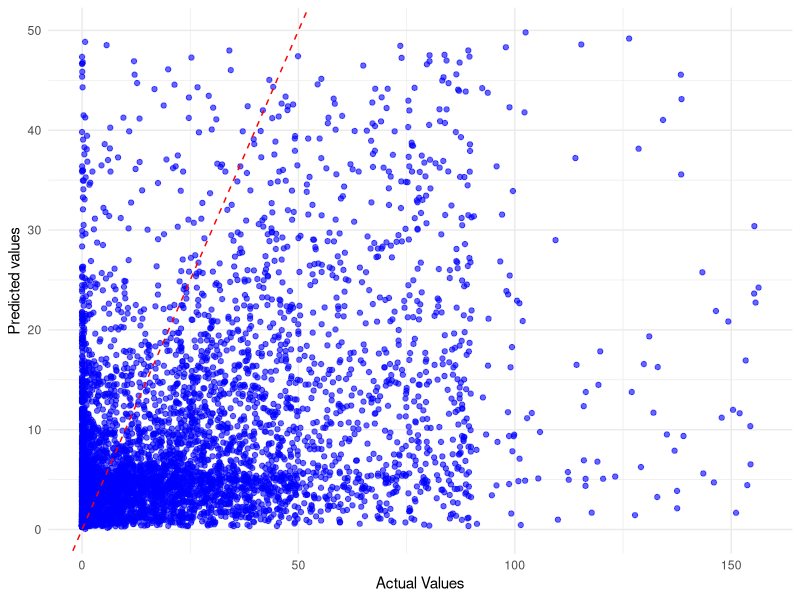
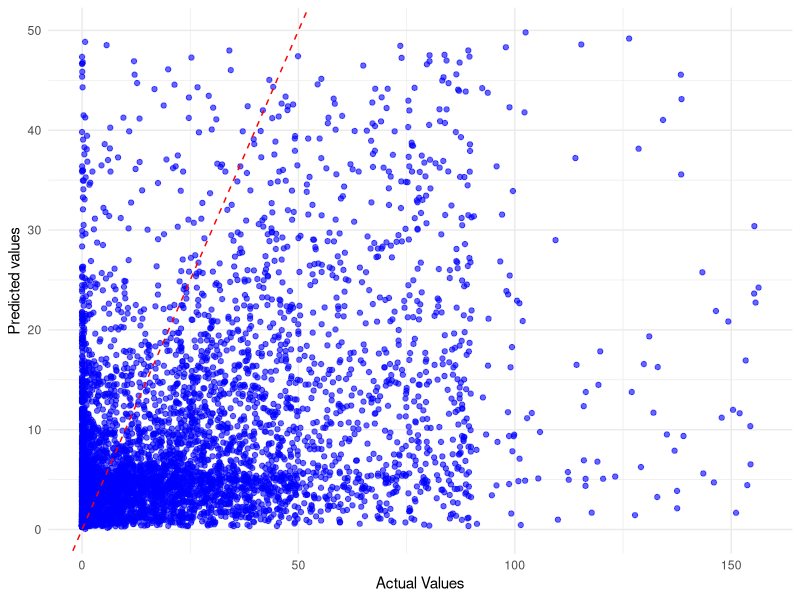

Reproduce these figures in R, in order.

# Load necessary libraries
library(ggplot2)

# Load the data
data <- read.csv("predict_data_AR.csv")

# Create the plot
ggplot(data, aes(x = AR, y = predicted)) +
  geom_point(color = 'blue', alpha = 0.6) +  # Adds points with some transparency
  geom_abline(intercept = 0, slope = 1, color = 'red', linetype = "dashed") +  # Adds the y=x reference line
  labs(
       x = "Actual Values",
       y = "Predicted values") +
  theme_minimal() +
  theme(plot.title = element_text(hjust = 0.5))

# Save the plot as a PNG file
ggsave("reg_comp.png")
